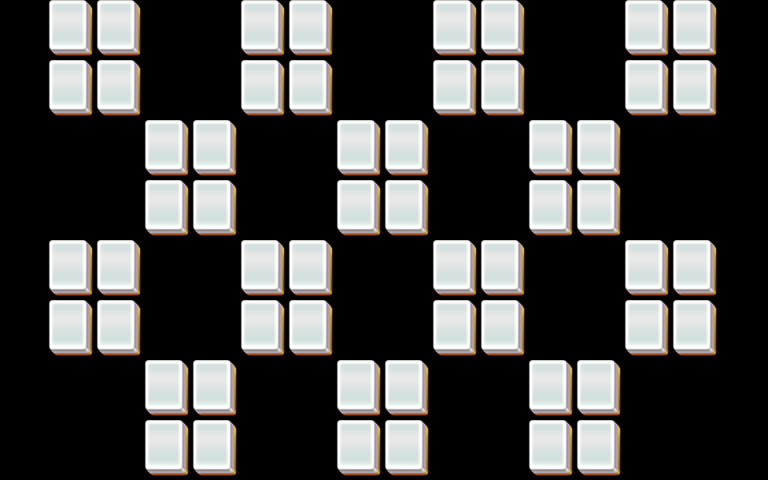

Rendered tile map (Tiled .tmx) drawn with the repository's tilesets; below, a short description and the map source with its tile grids summarised:
An orthogonal 32x16 tile map with 24x30 px tiles, 3 tile layers (layer1, layer2, layer3).

<map version="1.0" orientation="orthogonal" width="32" height="16" tilewidth="24" tileheight="30">
 <properties>
  <property name="species" value="20" />
 </properties>
 <tileset firstgid="1" name="mahjong" tilewidth="48" tileheight="60">
  <image source="mahjong.png" />
 </tileset>
 <layer name="layer1" width="32" height="16">
  <data>[512 cells, 56 non-empty, 1 distinct tile ids]</data>
 </layer>
 <layer name="layer2" width="32" height="16">
  <data>[512 cells, 56 non-empty, 1 distinct tile ids]</data>
 </layer>
 <layer name="layer3" width="32" height="16">
  <data>[512 cells, 56 non-empty, 1 distinct tile ids]</data>
 </layer>
</map>
